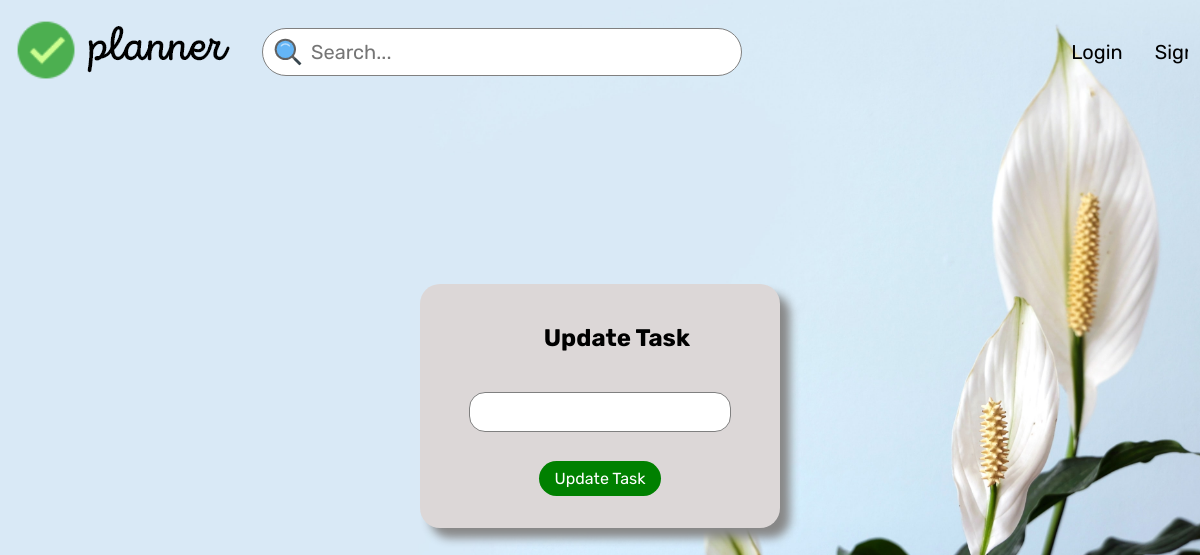
Page /update/inbox/4 on the earlier database version.
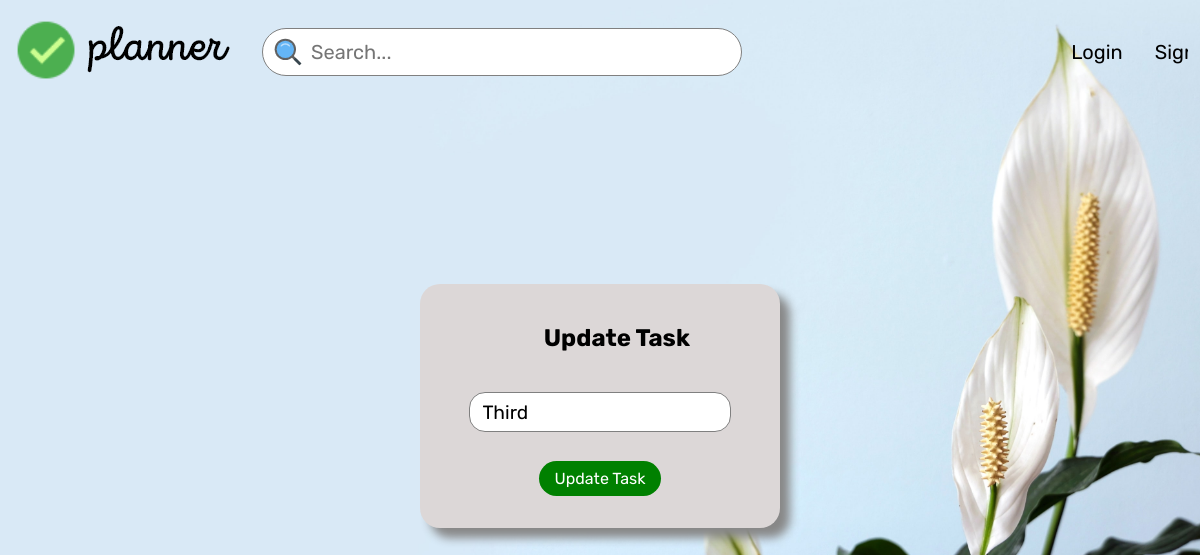
Same page on the later database version.
### models.py (models this page shows)
class Tasks(db.Model):
    sno=db.Column(db.Integer, primary_key=True)
    title=db.Column(db.String(200), nullable=False)
    complete=db.Column(db.Boolean)
    project=db.Column(db.String(300))

### main.py (the view)
@main.route('/update/<project>/<int:sno>',methods=['GET','POST'])
def updatetask(sno,project):
    if request.method=='POST':
        title=request.form['title']
        todo=Tasks.query.filter_by(sno=sno).first()
        todo.title=title
        db.session.add(todo)
        db.session.commit()
        return redirect(url_for('main.tasks',project=project))
    else:
        todo=Tasks.query.filter_by(sno=sno).first()
        return render_template('updatetask.html',todo=todo, project=project)

### templates/updatetask.html (shortened to what this page needs)
{% extends 'base.html' %}
{% block stylesheet %}
    <link rel="stylesheet" href="/static/css/task.css">
{% endblock stylesheet %}
{% block content %}
    <div class="addtaskwindow" style="display: block;">
        <h2 class="modal-header">Update Task</h2>
        <div>
            <form action="/update/{{project}}/{{todo.sno}}" method="POST">
              <input type="text" name="title" id="" class="taskname-holder" value='{{todo.title}}'/>
              <br />
              <input
                type="submit"
                name=""
                id=""
                value="Update Task"
                class="taskname-submit"
              />
            </form>
          </div>
    </div>
{% endblock content %}

Differences in the rows shown:
added Tasks: title "Third"
